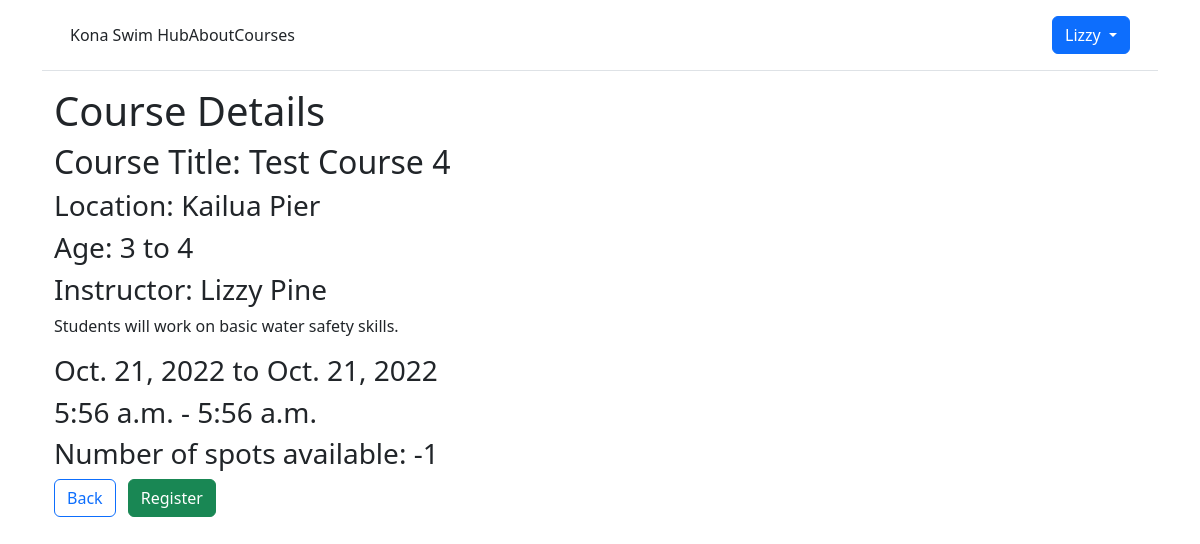
Before: /lessons/course_detail/4 (signed in) with the older database file.
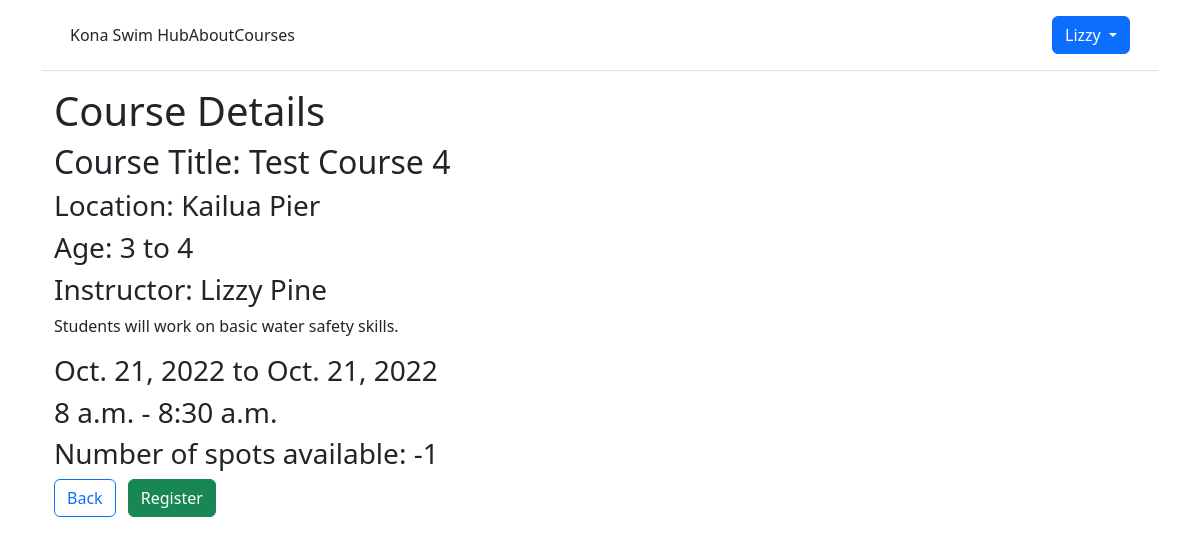
After: the same page with the newer database file.
### lessons/models.py (models this page shows, shortened)
class Course(models.Model):
    course_instructor = models.ForeignKey(CustomUser, on_delete=models.CASCADE, null=True) # Check this: When User is deleted, also delete the Course.
    course_title = models.CharField(max_length=100, default=None)
    course_description = models.CharField(max_length=250)
    course_age_range_min = models.IntegerField(null=True)
    course_age_range_max = models.IntegerField(null=True)
    course_location = models.CharField(max_length=100)
    course_start_date = models.DateField(help_text="Enter the date this course will begin.")
    course_end_date = models.DateField(help_text="Enter the date this course will end.")
    course_day_of_week = models.CharField(max_length=100, blank=True)
    course_start_time = models.TimeField(help_text="Enter the start time for this course in Hawaii Standard Time (e.g., 01:00 PM).")
    course_end_time = models.TimeField(help_text="Enter the end time for this course in Hawaii Standard Time(e.g., 02:00 PM).")
    num_spots_available = models.IntegerField()
    course_price = models.DecimalField(max_digits=10, decimal_places=2)
    learner_on_roster = models.ManyToManyField(to=Learner, related_name="learners", blank=True)

### accounts/models.py (models this page shows)
class CustomUser(AbstractUser):
    email = models.EmailField(max_length=200)
    password = models.CharField(max_length=200)
    first_name = models.CharField(max_length = 100)
    last_name = models.CharField(max_length = 100)
    is_instructor = models.BooleanField(default=False)
    course_created = models.ForeignKey('lessons.Course', null=True, on_delete=models.CASCADE)
    def __str__(self):
        return self.first_name[:50] + " " + self.last_name[:50]

### lessons/views.py (the view)
# urls.py: path('course_detail/<int:pk>', CourseDetailView.as_view(), name='course_detail'),
class CourseDetailView(LoginRequiredMixin, DetailView):
    model = Course
    template_name = 'course_detail.html'
    context_object_name = 'course'

### templates/course_detail.html (shortened to what this page needs)
{% extends "base.html" %}
{% block content %}
<div class="container">
  <body>
    <h1>Course Details</h1>
    <h2> Course Title: {{ course.course_title }} </h2>
    <h3> Location: {{ course.course_location }} </h3>
    <h3> Age: {{ course.course_age_range_min }} to {{ course.course_age_range_max }} </h3>
    <h3> Instructor: {{ course.course_instructor }} </h3>
    <p> {{ course.course_description }} </p>
    <h3> {{ course.course_start_date }} to {{ course.course_end_date }} </h3>
    <h3> {{ course.course_start_time }} - {{ course.course_end_time }} </h3>
    <h3> Number of spots available: {{ course.num_spots_available }} </h3>
    <div class="text-start">
      <a href="{% url 'course_list' %}" class="btn btn-outline-primary me-2">Back</a>
      <a href=" {% url 'course_registration' course.pk %}" type="submit" class="btn btn-success"
        role="button">Register</a>
    </div>
  </body>
</div>
{% endblock content %}

Changed rows visible on the page:
changed Course "Test Course 4": course_start_time "5:56 a.m." → "8 a.m."; course_end_time "5:56 a.m." → "8:30 a.m."
